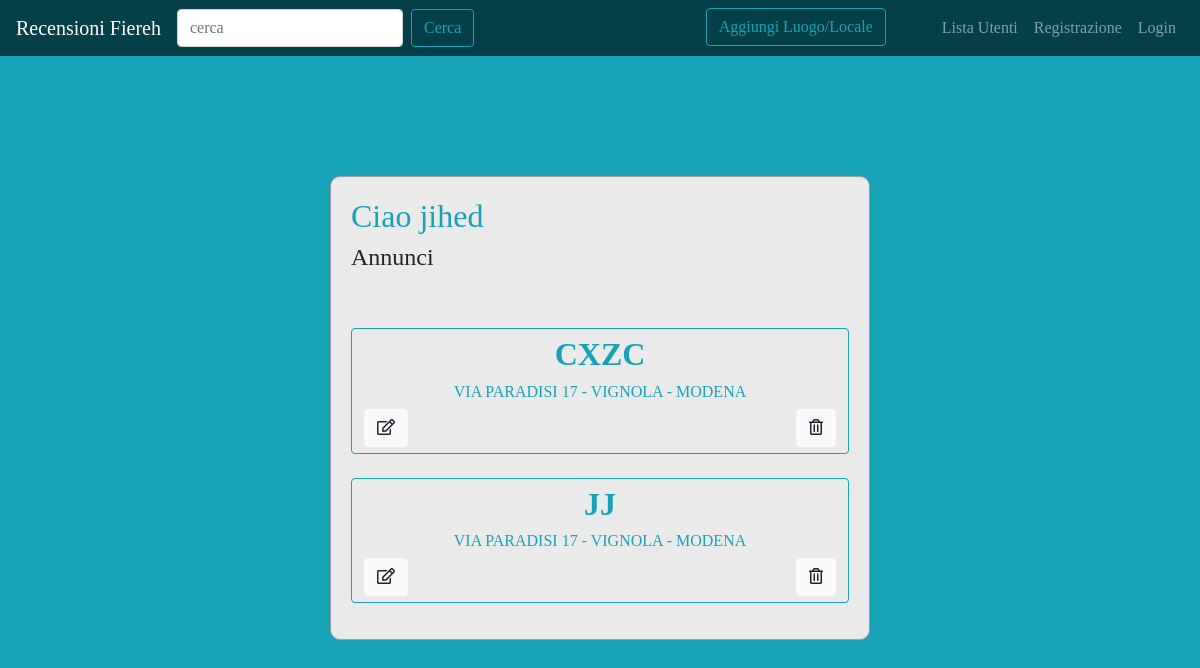
Before: /user/jihed/ with the older database file.
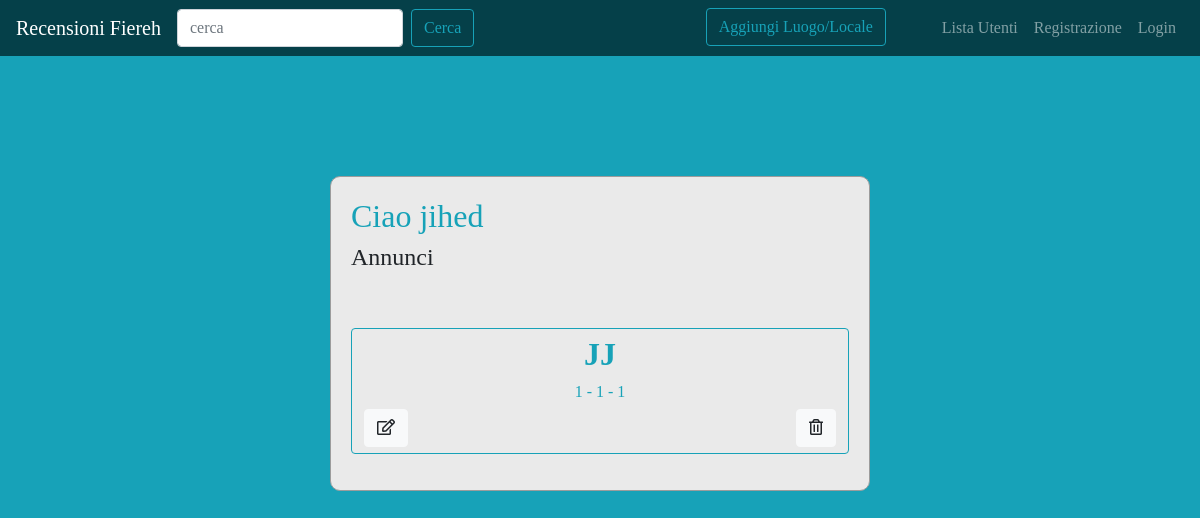
After: the same page with the newer database file.
### forum/models.py (models this page shows, shortened)
class Sezione(models.Model):
    nome_sezione = models.CharField(max_length=80)
    descrizione = models.TextField(default='', null=False)
    citta = models.CharField(max_length=80,default='', null=False)
    provincia = models.CharField(max_length=80,default='', null=False)
    indirizzo = models.CharField(max_length=80,default='', null=False)
    logo_sezione = models.ImageField(null=True)
    user = models.ForeignKey(User, on_delete=models.CASCADE)
    def get_absolute_url(self):
        return reverse("sezione_view", kwargs={"pk" : self.pk})
    class Meta:
        verbose_name = "Sezione"
        verbose_name_plural = "Sezioni"

### core/views.py (the view)
# urls.py: path('user/<username>/', views.userProfileView, name='user_profile'),
def userProfileView(request, username):
    user = get_object_or_404(User, username=username)
    sezione = Sezione.objects.filter(user=user.pk).order_by("-pk")
    context={"user": user, "sezioni":sezione}
    return render(request, 'core/user_profile.html', context)

### core/templates/core/user_profile.html (shortened to what this page needs)
{% extends 'base.html' %}
{% block content %}
<div id="login">
    <div class="container">
        <div id="login-row" class="row justify-content-center align-items-center">
            <div id="login-column" class="col-md-6">
                <div id="login-box" class="col-md-12">
                    <h2 style="color: #17a2b8;">Ciao {{user}}</h2>
                    <h4>{% if request.user == user %}Ecco tuoi {% endif %} Annunci</h4>
                    <br>
                    <div class="d-flex flex-column bd-highlight mb-3">
                        {% for sezione in sezioni %}
                        <div onclick='location.href="{{ sezione.get_absolute_url}}"' id="login-box2"class="btn btn-outline-info mt-4">
                            <h2><strong>{{ sezione.nome_sezione }}</strong></h2>
                            <h6>{{sezione.indirizzo}} - {{sezione.citta}} - {{sezione.provincia}} </h6>
                            <a class="btn btn-light float-left" href=" {%  url 'articolo-modifica' sezione.id %}">
                                <i class='far fa-edit'></i>
                            </a>
                            <a class="btn btn-light float-right" href=" {%  url 'articolo-delete' sezione.id %}">
                                <i class='far fa-trash-alt'></i>
                            </a>
                        </div>
                        {% endfor %}
                    </div>
                </div>
            </div>
        </div>
    </div>
</div>
{% endblock content %}

Changed rows visible on the page:
removed Sezione: nome_sezione "CXZC", indirizzo "VIA PARADISI 17", citta "VIGNOLA", provincia "MODENA"
changed Sezione "JJ": indirizzo "VIA PARADISI 17" → "1"; citta "VIGNOLA" → "1"; provincia "MODENA" → "1"
